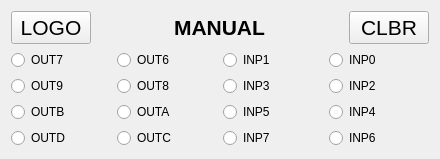
      <widget class="QWidget" name="ManuPage">
       <layout class="QVBoxLayout" name="verticalLayout_3">
        <item>
         <layout class="QHBoxLayout" name="horizontalLayout_4">
          <item>
           <widget class="QPushButton" name="LogoPushButtonR">
            <property name="font">
             <font>
              <pointsize>16</pointsize>
             </font>
            </property>
            <property name="text">
             <string>LOGO</string>
            </property>
           </widget>
          </item>
          <item>
           <spacer name="horizontalSpacer_12">
            <property name="orientation">
             <enum>Qt::Horizontal</enum>
            </property>
            <property name="sizeHint" stdset="0">
             <size>
              <width>77</width>
              <height>20</height>
             </size>
            </property>
           </spacer>
          </item>
          <item>
           <widget class="QLabel" name="ManuTxtLabel">
            <property name="font">
             <font>
              <pointsize>16</pointsize>
              <weight>75</weight>
              <bold>true</bold>
             </font>
            </property>
            <property name="text">
             <string>MANUAL</string>
            </property>
            <property name="alignment">
             <set>Qt::AlignCenter</set>
            </property>
           </widget>
          </item>
          <item>
           <spacer name="horizontalSpacer">
            <property name="orientation">
             <enum>Qt::Horizontal</enum>
            </property>
            <property name="sizeHint" stdset="0">
             <size>
              <width>78</width>
              <height>20</height>
             </size>
            </property>
           </spacer>
          </item>
          <item>
           <widget class="QPushButton" name="ClbrPushButtonL">
            <property name="font">
             <font>
              <pointsize>16</pointsize>
             </font>
            </property>
            <property name="text">
             <string>CLBR</string>
            </property>
           </widget>
          </item>
         </layout>
        </item>
        <item>
         <layout class="QGridLayout" name="gridLayout_2">
          <item row="1" column="3">
           <widget class="QRadioButton" name="OutRadioButton8">
            <property name="sizePolicy">
             <sizepolicy hsizetype="Minimum" vsizetype="Minimum">
              <horstretch>0</horstretch>
              <verstretch>0</verstretch>
             </sizepolicy>
            </property>
            <property name="text">
             <string>OUT8</string>
            </property>
           </widget>
          </item>
          <item row="2" column="3">
           <widget class="QRadioButton" name="OutRadioButtonA">
            <property name="sizePolicy">
             <sizepolicy hsizetype="Minimum" vsizetype="Minimum">
              <horstretch>0</horstretch>
              <verstretch>0</verstretch>
             </sizepolicy>
            </property>
            <property name="text">
             <string>OUTA</string>
            </property>
           </widget>
          </item>
          <item row="0" column="2">
           <widget class="QRadioButton" name="OutRadioButton7">
            <property name="sizePolicy">
             <sizepolicy hsizetype="Minimum" vsizetype="Minimum">
              <horstretch>0</horstretch>
              <verstretch>0</verstretch>
             </sizepolicy>
            </property>
            <property name="text">
             <string>OUT7</string>
            </property>
           </widget>
          </item>
          <item row="3" column="3">
           <widget class="QRadioButton" name="OutRadioButtonC">
            <property name="sizePolicy">
             <sizepolicy hsizetype="Minimum" vsizetype="Minimum">
              <horstretch>0</horstretch>
              <verstretch>0</verstretch>
             </sizepolicy>
            </property>
            <property name="text">
             <string>OUTC</string>
            </property>
           </widget>
          </item>
          <item row="0" column="3">
           <widget class="QRadioButton" name="OutRadioButton6">
            <property name="sizePolicy">
             <sizepolicy hsizetype="Minimum" vsizetype="Minimum">
              <horstretch>0</horstretch>
              <verstretch>0</verstretch>
             </sizepolicy>
            </property>
            <property name="text">
             <string>OUT6</string>
            </property>
           </widget>
          </item>
          <item row="0" column="5">
           <widget class="QRadioButton" name="InpRadioButton0">
            <property name="sizePolicy">
             <sizepolicy hsizetype="Minimum" vsizetype="Minimum">
              <horstretch>0</horstretch>
              <verstretch>0</verstretch>
             </sizepolicy>
            </property>
            <property name="text">
             <string>INP0</string>
            </property>
           </widget>
          </item>
          <item row="0" column="4">
           <widget class="QRadioButton" name="InpRadioButton1">
            <property name="sizePolicy">
             <sizepolicy hsizetype="Minimum" vsizetype="Minimum">
              <horstretch>0</horstretch>
              <verstretch>0</verstretch>
             </sizepolicy>
            </property>
            <property name="text">
             <string>INP1</string>
            </property>
           </widget>
          </item>
          <item row="1" column="2">
           <widget class="QRadioButton" name="OutRadioButton9">
            <property name="sizePolicy">
             <sizepolicy hsizetype="Minimum" vsizetype="Minimum">
              <horstretch>0</horstretch>
              <verstretch>0</verstretch>
             </sizepolicy>
            </property>
            <property name="text">
             <string>OUT9</string>
            </property>
           </widget>
          </item>
          <item row="1" column="5">
           <widget class="QRadioButton" name="InpRadioButton2">
            <property name="sizePolicy">
             <sizepolicy hsizetype="Minimum" vsizetype="Minimum">
              <horstretch>0</horstretch>
              <verstretch>0</verstretch>
             </sizepolicy>
            </property>
            <property name="text">
             <string>INP2</string>
            </property>
           </widget>
          </item>
          <item row="1" column="4">
           <widget class="QRadioButton" name="InpRadioButton3">
            <property name="sizePolicy">
             <sizepolicy hsizetype="Minimum" vsizetype="Minimum">
              <horstretch>0</horstretch>
              <verstretch>0</verstretch>
             </sizepolicy>
            </property>
            <property name="text">
             <string>INP3</string>
            </property>
           </widget>
          </item>
          <item row="2" column="2">
           <widget class="QRadioButton" name="OutRadioButtonB">
            <property name="sizePolicy">
             <sizepolicy hsizetype="Minimum" vsizetype="Minimum">
              <horstretch>0</horstretch>
              <verstretch>0</verstretch>
             </sizepolicy>
            </property>
            <property name="text">
             <string>OUTB</string>
            </property>
           </widget>
          </item>
          <item row="3" column="2">
           <widget class="QRadioButton" name="OutRadioButtonD">
            <property name="sizePolicy">
             <sizepolicy hsizetype="Minimum" vsizetype="Minimum">
              <horstretch>0</horstretch>
              <verstretch>0</verstretch>
             </sizepolicy>
            </property>
            <property name="text">
             <string>OUTD</string>
            </property>
           </widget>
          </item>
          <item row="2" column="4">
           <widget class="QRadioButton" name="InpRadioButton5">
            <property name="sizePolicy">
             <sizepolicy hsizetype="Minimum" vsizetype="Minimum">
              <horstretch>0</horstretch>
              <verstretch>0</verstretch>
             </sizepolicy>
            </property>
            <property name="text">
             <string>INP5</string>
            </property>
           </widget>
          </item>
          <item row="2" column="5">
           <widget class="QRadioButton" name="InpRadioButton4">
            <property name="sizePolicy">
             <sizepolicy hsizetype="Minimum" vsizetype="Minimum">
              <horstretch>0</horstretch>
              <verstretch>0</verstretch>
             </sizepolicy>
            </property>
            <property name="text">
             <string>INP4</string>
            </property>
           </widget>
          </item>
          <item row="3" column="5">
           <widget class="QRadioButton" name="InpRadioButton6">
            <property name="sizePolicy">
             <sizepolicy hsizetype="Minimum" vsizetype="Minimum">
              <horstretch>0</horstretch>
              <verstretch>0</verstretch>
             </sizepolicy>
            </property>
            <property name="text">
             <string>INP6</string>
            </property>
           </widget>
          </item>
          <item row="3" column="4">
           <widget class="QRadioButton" name="InpRadioButton7">
            <property name="sizePolicy">
             <sizepolicy hsizetype="Minimum" vsizetype="Minimum">
              <horstretch>0</horstretch>
              <verstretch>0</verstretch>
             </sizepolicy>
            </property>
            <property name="text">
             <string>INP7</string>
            </property>
           </widget>
          </item>
         </layout>
        </item>
       </layout>
      </widget>
